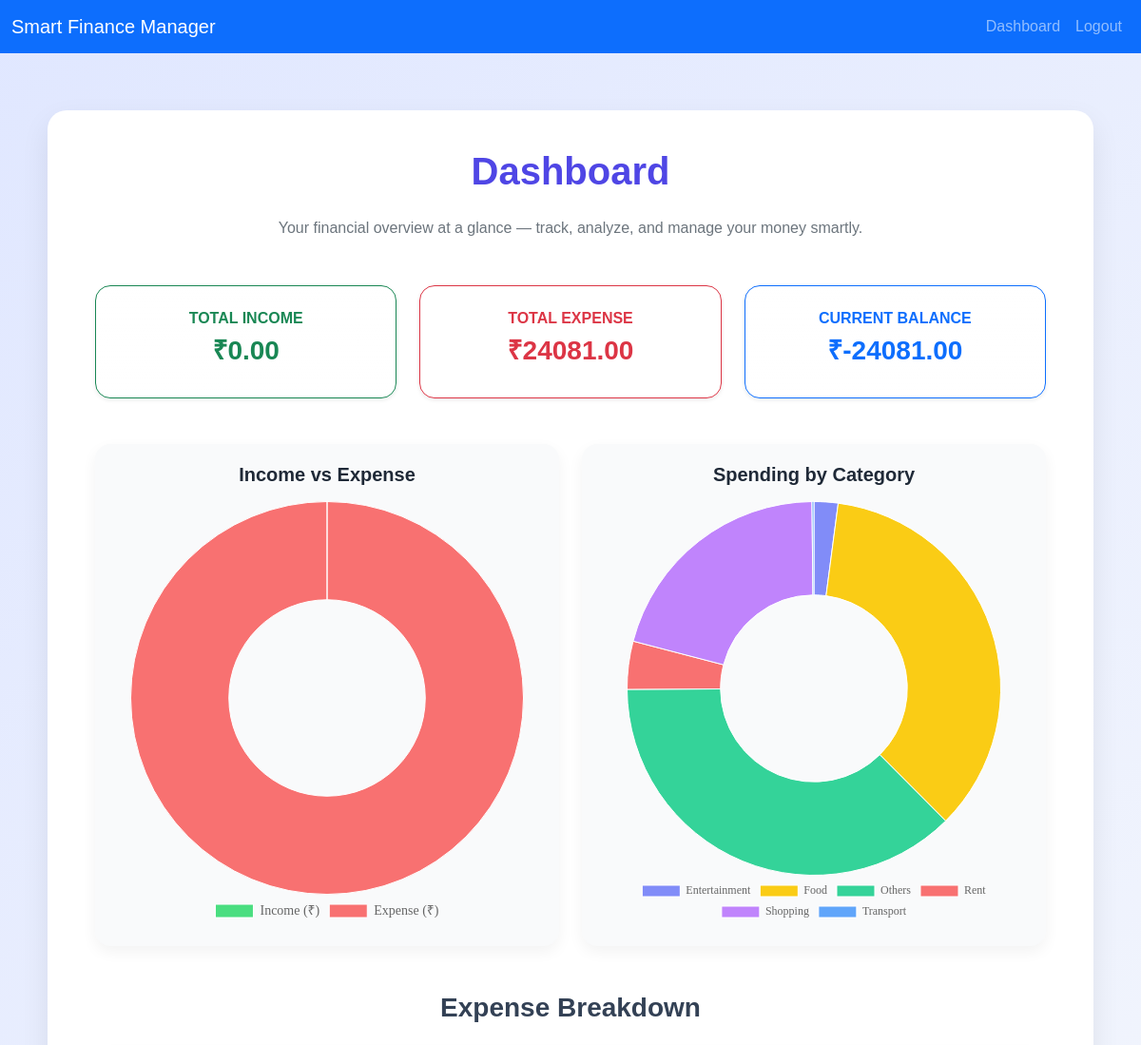
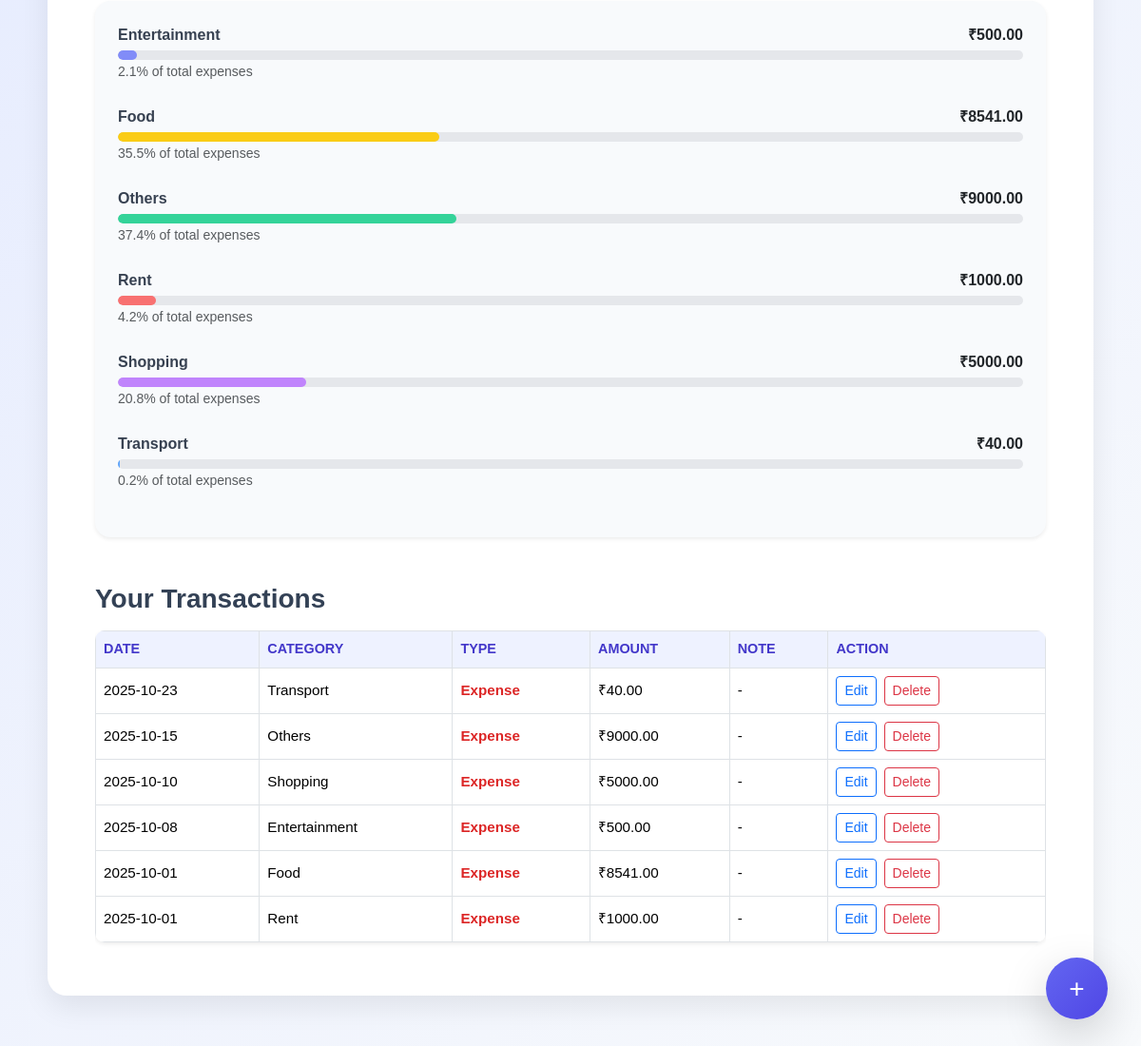
/dashboard (signed in), run on an earlier commit of the app's database (2 pictures, top to bottom).
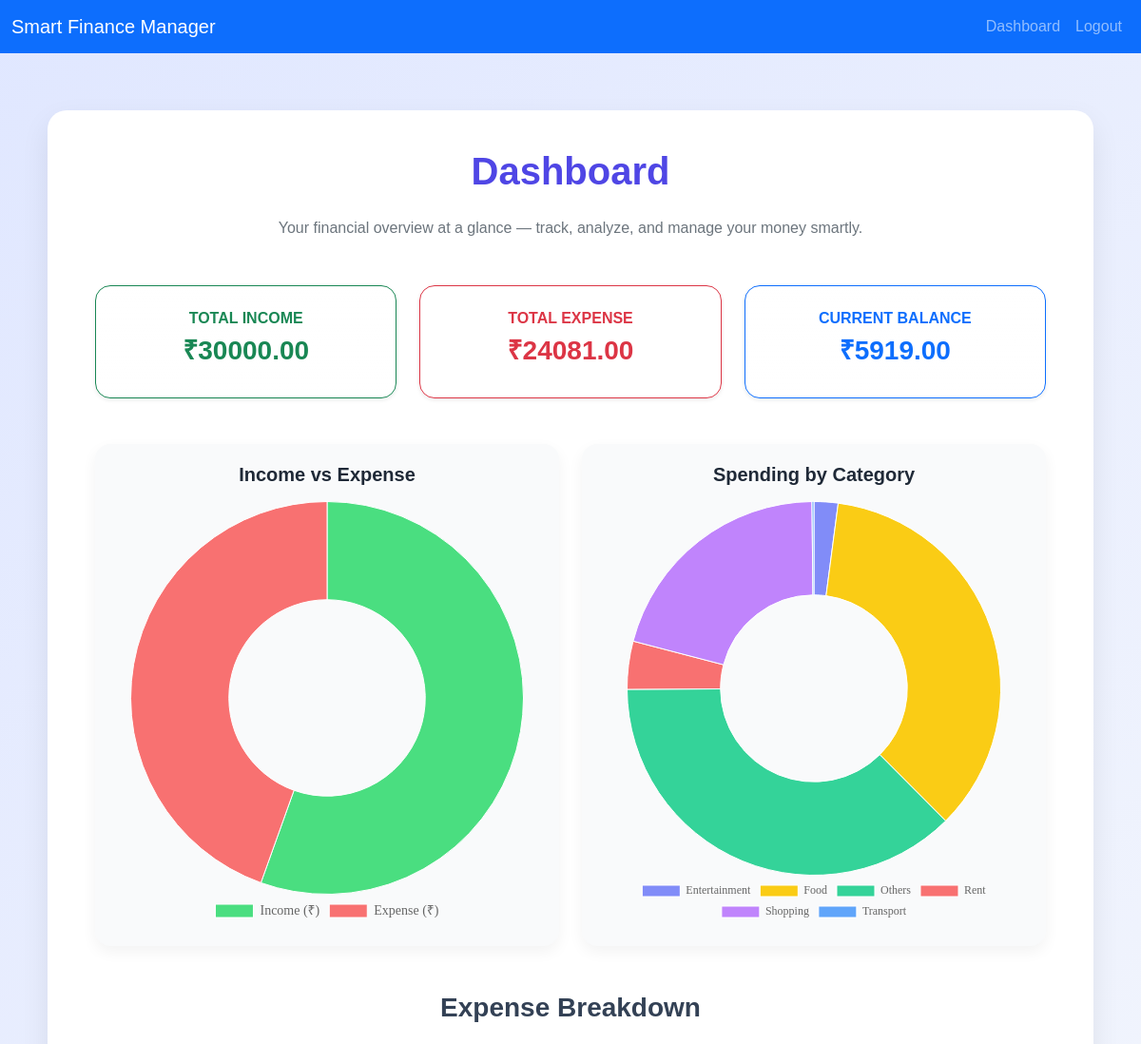
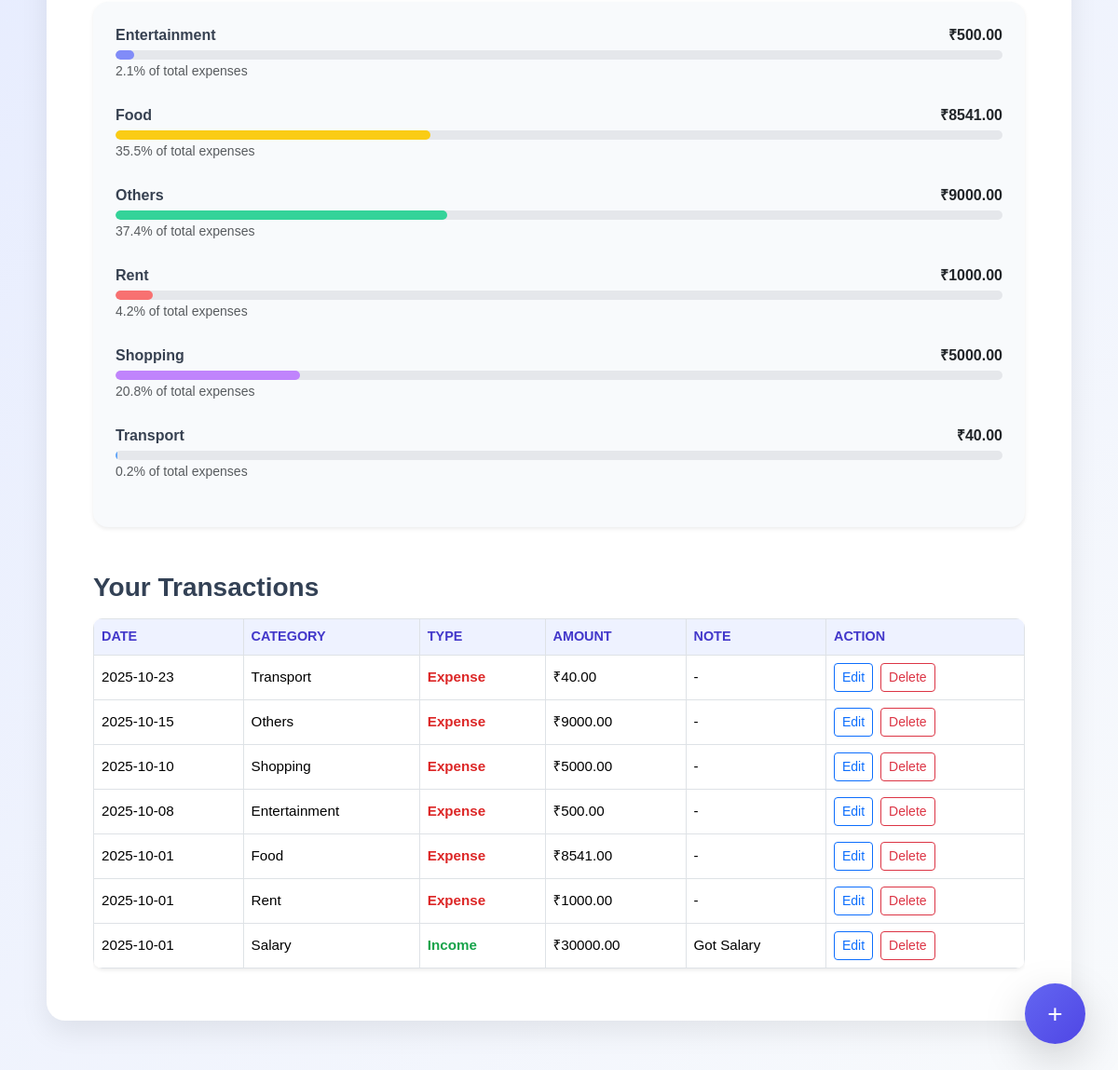
And on a later commit of the database (2 pictures, top to bottom).
### tables this page shows
CREATE TABLE categories (
    id INTEGER PRIMARY KEY AUTOINCREMENT,
    name TEXT NOT NULL,
    type TEXT CHECK(type IN ('income', 'expense')) NOT NULL,
    user_id INTEGER,
    FOREIGN KEY (user_id) REFERENCES users(id) ON DELETE CASCADE
);

CREATE TABLE transactions (
    id INTEGER PRIMARY KEY AUTOINCREMENT,
    user_id INTEGER NOT NULL,
    category_id INTEGER NOT NULL,
    amount REAL NOT NULL,
    date TEXT NOT NULL,
    note TEXT,
    FOREIGN KEY (user_id) REFERENCES users(id) ON DELETE CASCADE,
    FOREIGN KEY (category_id) REFERENCES categories(id) ON DELETE CASCADE
);

### app.py (the view)
@app.route('/dashboard')
def dashboard():
    if 'user_id' not in session:
        flash(' Please log in first.', 'error')
        return redirect(url_for('login'))
    else:
        conn = get_db_connection()
        cursor = conn.cursor()
        transactions = cursor.execute(
            """SELECT t.id, t.amount, t.date, t.note, c.name AS category_name, c.type AS category_type FROM transactions t JOIN categories c ON t.category_id = c.id WHERE t.user_id = ?
            ORDER BY date(t.date) DESC
            """, (session['user_id'],)).fetchall()
        totals = cursor.execute(
                """SELECT
                SUM(CASE WHEN c.type='income' THEN t.amount ELSE 0 END) AS total_income,
                SUM(CASE WHEN c.type='expense' THEN t.amount ELSE 0 END) AS total_expense
                FROM transactions t
                JOIN categories c ON t.category_id = c.id
                WHERE t.user_id = ?
                """, (session['user_id'],)).fetchone()
        category_expense = cursor.execute(
            """SELECT c.name AS category_name, SUM(t.amount) AS total
            FROM transactions t
            JOIN categories c ON t.category_id = c.id
            WHERE t.user_id = ? AND c.type='expense'
            GROUP BY c.name
            """, (session['user_id'],)).fetchall()
        conn.close()
        return render_template('dashboard.html', user_name=session['user_name'], transactions = transactions, totals=totals, category_expense=category_expense)

### app.py (called while the page is built)
def get_db_connection():
    conn = sqlite3.connect('finance.db')
    conn.row_factory = sqlite3.Row
    return conn

### templates/dashboard.html (shortened to what this page needs)
{% extends "layout.html" %}
{% block head %}
  <link href="https://cdn.jsdelivr.net/npm/bootstrap@5.3.3/dist/css/bootstrap.min.css" rel="stylesheet">
{% endblock %}
{% block content %}
<div class="dashboard-container">
  <h1 class="text-center mb-4">Dashboard</h1>
  <p class="text-center text-secondary mb-5">Your financial overview at a glance — track, analyze, and manage your money smartly.</p>
  <div class="row text-center mb-5">
    <div class="col-md-4">
      <div class="p-4 rounded-4 shadow-sm border border-success bg-gradient"
           style="background: linear-gradient(135deg, #dcfce7, #bbf7d0);">
        <h6 class="text-success fw-semibold text-uppercase mb-2">Total Income</h6>
        <h3 class="fw-bold text-success">₹{{ "%.2f"|format(totals['total_income'] or 0) }}</h3>
      </div>
    </div>
    <div class="col-md-4">
      <div class="p-4 rounded-4 shadow-sm border border-danger bg-gradient"
           style="background: linear-gradient(135deg, #fee2e2, #fecaca);">
        <h6 class="text-danger fw-semibold text-uppercase mb-2">Total Expense</h6>
        <h3 class="fw-bold text-danger">₹{{ "%.2f"|format(totals['total_expense'] or 0) }}</h3>
      </div>
    </div>
    <div class="col-md-4">
      {% set balance = (totals['total_income'] or 0) - (totals['total_expense'] or 0) %}
      <div class="p-4 rounded-4 shadow-sm border border-primary bg-gradient"
           style="background: linear-gradient(135deg, #e0e7ff, #c7d2fe);">
        <h6 class="text-primary fw-semibold text-uppercase mb-2">Current Balance</h6>
        <h3 class="fw-bold text-primary">₹{{ "%.2f"|format(balance) }}</h3>
      </div>
    </div>
  </div>
  <div class="row g-4">
    <div class="col-md-6">
      <div class="chart-card">
        <h5 class="text-center mb-3 text-indigo-600 fw-semibold">Income vs Expense</h5>
        <canvas id="incomeExpenseChart"></canvas>
      </div>
    </div>
    <div class="col-md-6">
      <div class="chart-card">
        <h5 class="text-center mb-3 text-indigo-600 fw-semibold">Spending by Category</h5>
        <canvas id="categoryExpenseChart"></canvas>
      </div>
    </div>
  </div>
  <div class="mt-5">
    <h3 class="mb-4 text-center fw-semibold text-indigo-600">Expense Breakdown</h3>
    {% if category_expense %}
      {% set total_expense = totals['total_expense'] or 0 %}
      <div class="card shadow-sm p-4 rounded-4 border-0" style="background: #f8fafc;">
        <div class="list-group list-group-flush">
          {% for cat in category_expense %}
            {% set percent = (cat['total'] / total_expense * 100) if total_expense > 0 else 0 %}
            <div class="mb-4">
              <div class="d-flex justify-content-between mb-1">
                <span class="fw-semibold text-gray-700">{{ cat['category_name'] }}</span>
                <span class="fw-semibold text-dark">₹{{ "%.2f"|format(cat['total']) }}</span>
              </div>
              <div class="progress" style="height: 10px;">
                <div class="progress-bar"
                     role="progressbar"
                     style="
                       width: {{ percent }}%;
                       background-color: {{ ['#818cf8','#facc15','#34d399','#f87171','#c084fc','#60a5fa'][loop.index0 % 6] }};
                       transition: width 0.4s ease;">
                </div>
              </div>
              <small class="text-muted">{{ "%.1f"|format(percent) }}% of total expenses</small>
            </div>
          {% endfor %}
        </div>
      </div>
    {% else %}
      <div class="alert alert-info text-center mt-3">
        No expense data available yet. Add some expenses to view the breakdown.
      </div>
    {% endif %}
  </div>
  <div class="mt-5">
    <h3 class="mb-3">Your Transactions</h3>
    {% if transactions %}
      <div class="table-responsive">
        <table class="table table-bordered table-hover align-middle shadow-sm">
          <thead>
            <tr>
              <th>Date</th>
              <th>Category</th>
              <th>Type</th>
              <th>Amount</th>
              <th>Note</th>
              <th>Action</th>
            </tr>
          </thead>
          <tbody>
            {% for tx in transactions %}
            <tr>
              <td>{{ tx['date'] }}</td>
              <td>{{ tx['category_name'] }}</td>
              <td>
                {% if tx['category_type'] == 'income' %}
                  <span class="income-text">Income</span>
                {% else %}
                  <span class="expense-text">Expense</span>
                {% endif %}
              </td>
              <td>₹{{ "%.2f"|format(tx['amount']) }}</td>
              <td>{{ tx['note'] or '-' }}</td>
              <td>
                <div class="d-flex gap-2">
                  <button class="btn btn-outline-primary btn-sm edit-btn" data-id="{{ tx['id'] }}">
                 Edit
                 </button>
                 <form action="{{ url_for('delete_txn', txn_id=tx['id']) }}" method="POST" onsubmit="return confirm('Are you sure you want to delete this transaction?');">
                  <button type="submit" class="btn btn-outline-danger btn-sm">Delete</button>
                 </form>
                </div>
              </td>
            </tr>
            {% endfor %}
          </tbody>
        </table>
      </div>
    {% else %}
      <div class="alert alert-info mt-4 text-center">
        No transactions yet. Click the <strong>“+”</strong> button to add your first one!
      </div>
    {% endif %}
  </div>
</div>
<button id="add_transaction" class="btn add-transaction-btn shadow-lg">+</button>
{% endblock %}

### templates/layout.html (shortened to what this page needs)
<!DOCTYPE html>
<html lang="en">
<head>
    <link href="https://cdn.jsdelivr.net/npm/bootstrap@5.3.0/dist/css/bootstrap.min.css" rel="stylesheet">
    {% block head %}
    {% endblock %}
</head>
<body>
    <nav class="navbar navbar-expand-lg navbar-dark bg-primary">
        <div class="container-fluid">
            <a class="navbar-brand" href="{{ url_for('home') }}">Smart Finance Manager</a>
            <div class="collapse navbar-collapse" id="navbarNav">
                <ul class="navbar-nav ms-auto">
                    {% if session.get('user_id') %}
                        <li class="nav-item">
                            <a class="nav-link" href="{{ url_for('dashboard') }}">Dashboard</a>
                        </li>
                        <li class="nav-item">
                            <a class="nav-link" href="/logout">Logout</a>
                        </li>
                    {% endif %}
                </ul>
            </div>
        </div>
    </nav>
    <div class="container mt-4">
        {% block content %}{% endblock %}
    </div>
</body>
</html>

### templates/dashboard.html (style rules this page uses)
body { background: linear-gradient(135deg, #e0e7ff, #f8fafc); font-family: "Poppins", sans-serif; color: #1f2937; }
.dashboard-container { max-width: 1100px; margin: 60px auto; background: #ffffff; border-radius: 20px; box-shadow: 0 12px 30px rgba(0, 0, 0, 0.08); padding: 40px 50px; transition: all 0.3s ease; }
h1 { color: #4f46e5; font-weight: 700; margin-bottom: 20px; }
h3 { color: #334155; font-weight: 600; }
.chart-card { background: #f9fafb; border-radius: 16px; padding: 20px; box-shadow: 0 6px 16px rgba(0, 0, 0, 0.05); transition: 0.3s ease; }
.table { border-radius: 10px; overflow: hidden; }
.table th { background-color: #eef2ff; color: #4338ca; font-weight: 600; text-transform: uppercase; font-size: 0.9rem; }
.table td { vertical-align: middle; font-size: 0.95rem; }
.income-text { color: #16a34a; font-weight: 600; }
.expense-text { color: #dc2626; font-weight: 600; }
.add-transaction-btn { position: fixed; bottom: 35px; right: 35px; border-radius: 50%; width: 65px; height: 65px; font-size: 28px; background: linear-gradient(135deg, #6366f1, #4f46e5); color: #fff; border: none; box-shadow: 0 6px 16px rgba(99, 102, 241, 0.4); transition: all 0.3s ease; }
.add-transaction-btn::after { content: "Add Transaction"; position: absolute; right: 80px; bottom: 20px; background: #1e293b; color: #fff; padding: 6px 10px; border-radius: 6px; font-size: 0.85rem; opacity: 0; transform: translateY(10px); transition: all 0.3s ease; pointer-events: none; white-space: nowrap; }
#incomeExpenseChart, #categoryExpenseChart { height: 300px; }
.progress { background-color: #e5e7eb; border-radius: 8px; overflow: hidden; }
.progress-bar { border-radius: 8px; }
.text-gray-700 { color: #374151; }

What changed in the data, as far as the page shows it:
added transactions: date "2025-10-01", category_name "Salary", shows "Income", amount "30000.00", note "Got Salary"
Also different on the page:
{{ "%.2f"|format(totals['total_income'] or 0) }}: "0.00" → "30000.00"
{{ "%.2f"|format(balance) }}: "-24081.00" → "5919.00"
chart data {{ totals['total_income'] or 0 }}: 0 → 30000.0
